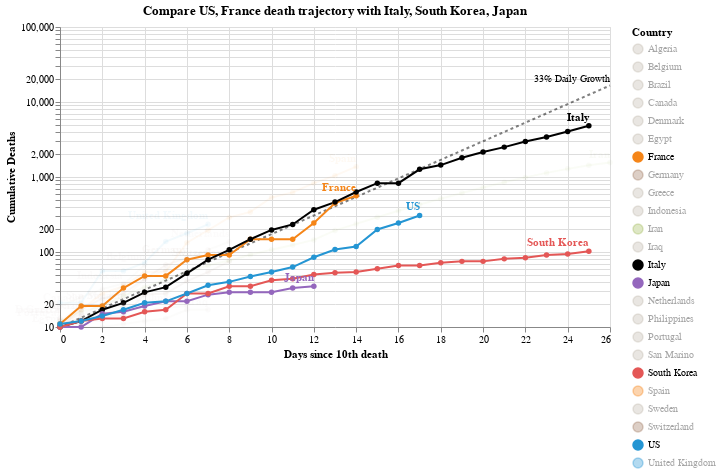

The notebook cell saved with this chart:
### Code cell
#hide_input
chart3 = make_since_chart(['US', 'France'])
chart3

### Figure 1 — Vega-Lite specification as saved in the notebook (floating-point values rounded to 4 significant figures; data arrays with more than 128 entries replaced by an {"elided": "..."} marker saying what was removed)
{"config": {"view": {"continuousWidth": 400, "continuousHeight": 300}}, "layer": [{"mark": {"type": "line", "color": "black", "opacity": 0.5, "strokeDash": [3, 3]}, "encoding": {"x": {"type": "quantitative", "field": "Days since 10th death"}, "y": {"type": "quantitative", "field": "Confirmed Cases"}}}, {"mark": {"type": "text", "align": "right", "dy": -6, "fontSize": 10, "text": "33% Daily Growth"}, "encoding": {"x": {"type": "quantitative", "field": "Days since 10th death"}, "y": {"type": "quantitative", "field": "Confirmed Cases"}}, "transform": [{"filter": "(datum['Days since 10th death'] >= 26)"}]}, {"data": {"name": "data-da39ba321c3942fafb40d8ec03b3e314"}, "mark": {"type": "line", "point": true}, "encoding": {"color": {"type": "nominal", "field": "Country", "scale": {"domain": ["Algeria", "Belgium", "Brazil", "Canada", "Denmark", "Egypt", "France", "Germany", "Greece", "Indonesia", "Iran", "Iraq", "Italy", "Japan", "Netherlands", "Philippines", "Portugal", "San Marino", "South Korea", "Spain", "Sweden", "Switzerland", "US", "United Kingdom"], "range": ["#C1B7AD", "#C1B7AD", "#C1B7AD", "#C1B7AD", "#C1B7AD", "#C1B7AD", "#F58518", "#9D755D", "#C1B7AD", "#C1B7AD", "#A1BA59", "#C1B7AD", "black", "#9467bd", "#C1B7AD", "#C1B7AD", "#C1B7AD", "#C1B7AD", "#E45756", "#F58518", "#C1B7AD", "#9D755D", "#2495D3", "#2495D3"]}}, "opacity": {"condition": {"value": 1, "selection": "selector003"}, "value": 0.05}, "tooltip": [{"type": "nominal", "field": "Country"}, {"type": "temporal", "field": "Date"}, {"type": "quantitative", "field": "Confirmed Cases"}, {"type": "quantitative", "field": "Days since 10th death"}], "x": {"type": "quantitative", "field": "Days since 10th death"}, "y": {"type": "quantitative", "axis": {"title": "Cumulative Deaths"}, "field": "Confirmed Cases", "scale": {"type": "log"}}}, "selection": {"selector003": {"type": "multi", "fields": ["Country"], "bind": "legend", "init": [{"Country": "US"}, {"Country": "France"}, {"Country": "Italy"}, {"Country": "South Korea"}, {"Country": "Japan"}]}}, "width": 550}, {"data": {"name": "data-da39ba321c3942fafb40d8ec03b3e314"}, "mark": {"type": "text", "align": "right", "dy": -8, "fontWeight": "bold"}, "encoding": {"color": {"type": "nominal", "field": "Country", "scale": {"domain": ["Algeria", "Belgium", "Brazil", "Canada", "Denmark", "Egypt", "France", "Germany", "Greece", "Indonesia", "Iran", "Iraq", "Italy", "Japan", "Netherlands", "Philippines", "Portugal", "San Marino", "South Korea", "Spain", "Sweden", "Switzerland", "US", "United Kingdom"], "range": ["#C1B7AD", "#C1B7AD", "#C1B7AD", "#C1B7AD", "#C1B7AD", "#C1B7AD", "#F58518", "#9D755D", "#C1B7AD", "#C1B7AD", "#A1BA59", "#C1B7AD", "black", "#9467bd", "#C1B7AD", "#C1B7AD", "#C1B7AD", "#C1B7AD", "#E45756", "#F58518", "#C1B7AD", "#9D755D", "#2495D3", "#2495D3"]}}, "opacity": {"condition": {"value": 1, "selection": "selector003"}, "value": 0.05}, "text": {"type": "nominal", "field": "Country"}, "tooltip": [{"type": "nominal", "field": "Country"}, {"type": "temporal", "field": "Date"}, {"type": "quantitative", "field": "Confirmed Cases"}, {"type": "quantitative", "field": "Days since 10th death"}], "x": {"type": "quantitative", "field": "Days since 10th death"}, "y": {"type": "quantitative", "axis": {"title": "Cumulative Deaths"}, "field": "Confirmed Cases", "scale": {"type": "log"}}}, "transform": [{"filter": "(datum['Date'] >= 1584748800000)"}], "width": 550}], "data": {"name": "data-bb91da50fb7a5973c7e9cc660177b328"}, "title": "Compare US, France death trajectory with Italy, South Korea, Japan", "$schema": "https://vega.github.io/schema/vega-lite/v4.0.2.json", "datasets": {"data-bb91da50fb7a5973c7e9cc660177b328": [{"Days since 10th death": 0, "Confirmed Cases": 10.0}, {"Days since 10th death": 1, "Confirmed Cases": 13.3}, {"Days since 10th death": 2, "Confirmed Cases": 17.69}, {"Days since 10th death": 3, "Confirmed Cases": 23.53}, {"Days since 10th death": 4, "Confirmed Cases": 31.29}, {"Days since 10th death": 5, "Confirmed Cases": 41.62}, {"Days since 10th death": 6, "Confirmed Cases": 55.35}, {"Days since 10th death": 7, "Confirmed Cases": 73.61}, {"Days since 10th death": 8, "Confirmed Cases": 97.91}, {"Days since 10th death": 9, "Confirmed Cases": 130.2}, {"Days since 10th death": 10, "Confirmed Cases": 173.2}, {"Days since 10th death": 11, "Confirmed Cases": 230.3}, {"Days since 10th death": 12, "Confirmed Cases": 306.4}, {"Days since 10th death": 13, "Confirmed Cases": 407.4}, {"Days since 10th death": 14, "Confirmed Cases": 541.9}, {"Days since 10th death": 15, "Confirmed Cases": 720.7}, {"Days since 10th death": 16, "Confirmed Cases": 958.6}, {"Days since 10th death": 17, "Confirmed Cases": 1275.0}, {"Days since 10th death": 18, "Confirmed Cases": 1696.0}, {"Days since 10th death": 19, "Confirmed Cases": 2255.0}, {"Days since 10th death": 20, "Confirmed Cases": 2999.0}, {"Days since 10th death": 21, "Confirmed Cases": 3989.0}, {"Days since 10th death": 22, "Confirmed Cases": 5306.0}, {"Days since 10th death": 23, "Confirmed Cases": 7056.0}, {"Days since 10th death": 24, "Confirmed Cases": 9385.0}, {"Days since 10th death": 25, "Confirmed Cases": 12480.0}, {"Days since 10th death": 26, "Confirmed Cases": 16600.0}], "data-da39ba321c3942fafb40d8ec03b3e314": {"elided": "215 records"}}}
